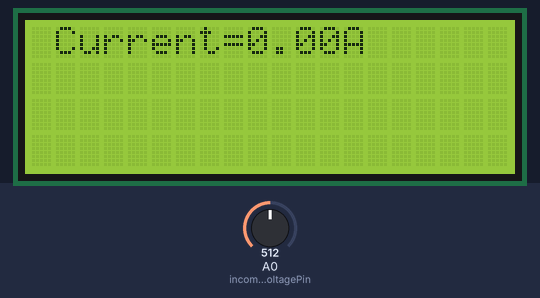
The sketch below on a simulated Arduino Uno, built with avr-gcc and run on an emulated ATmega328P. Shown: 20×4 character LCD. The inputs (shaded band) are chosen by the test bench; at power-on: A0 (incomingVoltagePin) = 512.

Above: at 1.2 s.
1.3 s: A0 (incomingVoltagePin) set to 716
At 2.4 s:
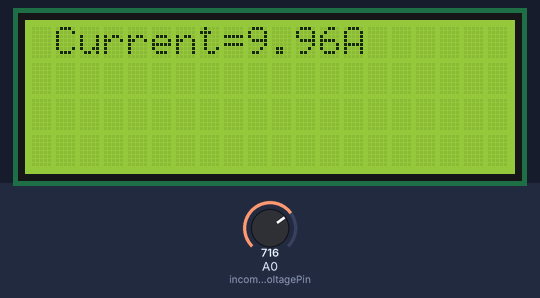
3.0 s: A0 (incomingVoltagePin) set to 900
At 3.6 s:
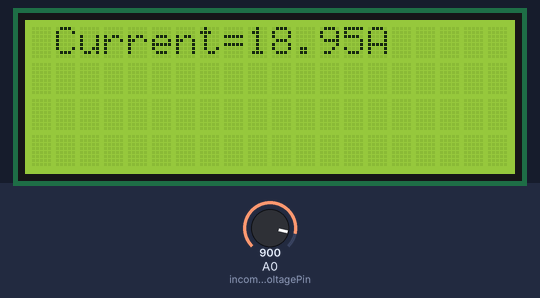
4.5 s: A0 (incomingVoltagePin) set to 729
At 5.0 s:
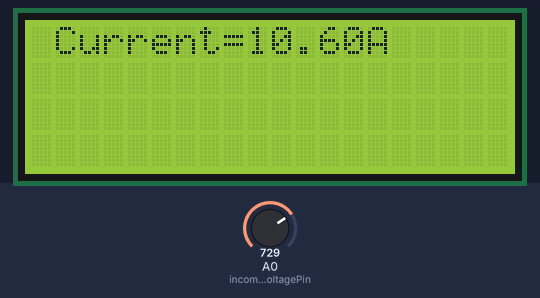
6.0 s: A0 (incomingVoltagePin) set to 706
At 7.5 s:
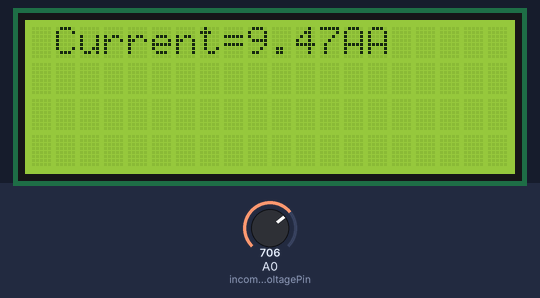
Timing chart, 0 to 8.5 s (numbered marks = the images above; inputs shaded):
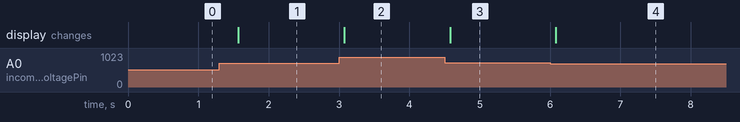

Measured:
- the behaviour switches between 717 and 716 on A0 (incomingVoltagePin) (found by bisection; images 3 and 4)
- after the input at 1.3 s, the display: changes after 0.27 s (image 1)
- after the input at 3.0 s, the display: changes after 0.07 s (image 2)
- after the input at 4.5 s, the display: changes after 0.08 s (image 3)
- after the input at 6.0 s, the display: changes after 0.08 s (image 4)

The sketch:

corrected_dc_current.ino
```cpp
#include <LiquidCrystal.h>
int incomingVoltagePin=A0;
int adcValue=0;
double voltageReading=0;
float sensorError=2500;
int sensorSensitivity=100;
double currentReading=0;
LiquidCrystal lcd(12,11,5,4,3,2);
void setup() {

  lcd.begin(20,4);
  pinMode(incomingVoltagePin,INPUT);
  lcd.setCursor(1,0);
  lcd.print("Current=");
}

void loop() {
  adcValue=analogRead(incomingVoltagePin);
  voltageReading=(5000.00*adcValue)/1024.0;
  voltageReading=voltageReading-sensorError;
  currentReading=voltageReading/ sensorSensitivity;
  lcd.setCursor(9,0);
  lcd.print(currentReading);
  lcd.print("A");

  delay(500);

}
```
